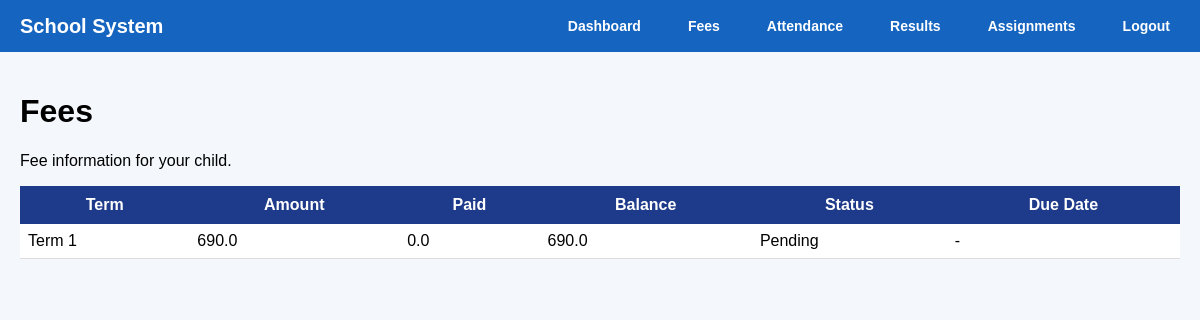
Page /parent_fees (signed in) on the committed database.
### tables this page shows
CREATE TABLE fees (
            id INTEGER PRIMARY KEY AUTOINCREMENT,
            student_id INTEGER NOT NULL,
            amount REAL DEFAULT 0,
            paid_amount REAL DEFAULT 0,
            balance REAL DEFAULT 0,
            status TEXT,
            due_date TEXT, term_name TEXT,
            FOREIGN KEY(student_id) REFERENCES students(id)
        );

### app.py (the view)
@app.route("/parent_fees")
@login_required
@roles_required("parent")
def parent_fees():
    conn = get_db()
    cursor = conn.cursor()
    cursor.execute("""
        SELECT f.*, s.first_name, s.last_name, s.class_name
        FROM fees f
        JOIN guardians g ON f.student_id = g.student_id
        JOIN students s ON s.id = f.student_id
        WHERE g.parent_user_id = ?
        ORDER BY f.term_name
    """, (session["user_id"],))
    fee_records = cursor.fetchall()
    conn.close()
    return render_template("parent_fees.html", fee_records=fee_records)

### app.py (called while the page is built)
def get_db():
    conn = sqlite3.connect("school.db")
    conn.row_factory = sqlite3.Row
    return conn

def login_required(f):
    @wraps(f)
    def wrapper(*args, **kwargs):
        if "user_id" not in session:
            flash("Please log in first.", "warning")
            return redirect(url_for("login"))
        return f(*args, **kwargs)
    return wrapper

def roles_required(*allowed_roles):
    def decorator(f):
        @wraps(f)
        def wrapper(*args, **kwargs):
            if "user_id" not in session:
                flash("Please log in first.", "warning")
                return redirect(url_for("login"))
            if session.get("role") not in allowed_roles:
                flash("You are not allowed to access that page.", "danger")
                return redirect(url_for("dashboard"))
            return f(*args, **kwargs)
        return wrapper
    return decorator

### templates/parent_fees.html (shortened to what this page needs)
{% extends "base.html" %}
{% block content %}
<h1 class="page-title">Fees</h1>
<p class="page-subtitle">Fee information for your child.</p>
<div class="card">
    <div class="table-wrapper">
        <table>
            <thead>
                <tr>
                    <th>Term</th>
                    <th>Amount</th>
                    <th>Paid</th>
                    <th>Balance</th>
                    <th>Status</th>
                    <th>Due Date</th>
                </tr>
            </thead>
            <tbody>
                {% for fee in fee_records %}
                <tr>
                    <td>{{ fee.term_name or '-' }}</td>
                    <td>{{ fee.amount }}</td>
                    <td>{{ fee.paid_amount }}</td>
                    <td>{{ fee.balance }}</td>
                    <td>{{ fee.status }}</td>
                    <td>{{ fee.due_date or '-' }}</td>
                </tr>
                {% else %}
                <tr>
                    <td colspan="6">No fee records found.</td>
                </tr>
                {% endfor %}
            </tbody>
        </table>
    </div>
</div>
{% endblock %}

### static/style.css (style rules this page uses)
body { font-family: Arial, sans-serif; background-color: #f4f6f9; margin: 0; padding: 0; }
table { width: 100%; border-collapse: collapse; background: white; }
th { background-color: #1e3a8a; color: white; padding: 10px; }
td { padding: 8px; border-bottom: 1px solid #ddd; }

### templates/base.html (style rules this page uses)
body { margin: 0; font-family: Arial, sans-serif; background: #f4f8fc; }

### rows in the picture
fees: term_name "Term 1", amount "690.0", paid_amount "0.0", balance "690.0", status "Pending", due_date "-"
